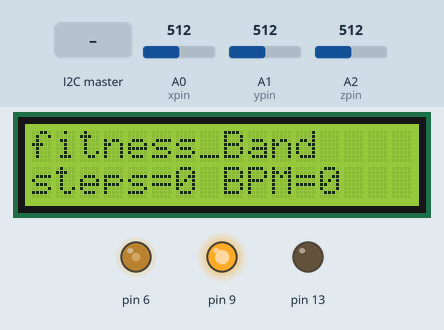
The sketch below on a simulated Arduino Uno, built with avr-gcc and run on an emulated ATmega328P. Shown: 16×2 character LCD, output pins drawn as LEDs (lit = HIGH). The inputs (shaded band) are chosen by the test bench; at power-on: A0 (xpin) = 512, A1 (ypin) = 512, A2 (zpin) = 512. What the sketch prints to the serial monitor is not drawn.

Above: at 1.3 s.
1.4 s: A0 (xpin) set to 716
At 2.8 s:
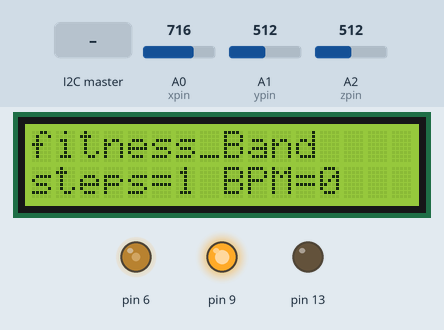
3.1 s: the I2C master sends the byte 2
At 4.2 s:
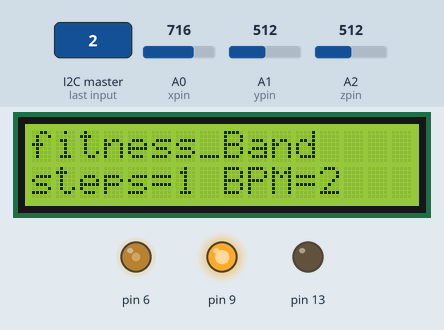
4.6 s: the I2C master sends the byte 90
At 6.1 s:
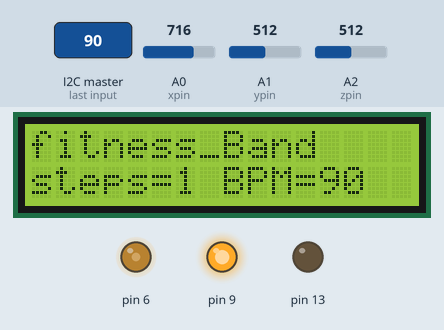
Timing chart, 0 to 7.6 s (numbered marks = the images above; inputs shaded):
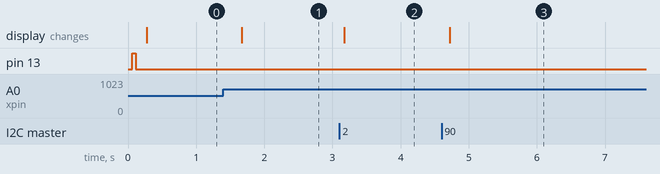

The sketch:

Fitness_Band.ino
```cpp
#include <LiquidCrystal.h>
#include <Wire.h>
char ch;
LiquidCrystal lcd(12, 11, 5, 4, 3, 2);
const int xpin=A0;
int ypin=A1;
int zpin=A2;
float threshhold=80.0;
float xval[15]={0};
float yval[15]={0};
float zval[15]={0};
float xavg;
float yavg;
float zavg;
int steps,flag=0,bpm=0;

void setup()
{Wire.begin(8);                // join i2c bus with address #8
  Wire.onReceive(receiveEvent); // register event

  Serial.begin(9600);
  pinMode(13,OUTPUT);
  analogWrite(6,100);
  analogWrite(9,28836);
  lcd.begin(16, 2);
  lcd.print("fitness_Band");
  calibrate();

}

void loop()
{ int acc=0;
  float totvect[15]={0};
  float totave[15]={0};
  float xaccl[15]={0};
  float yaccl[15]={0};
  float zaccl[15]={0};
  Serial.print(steps);

  for (int i=0;i<15;i++)
  {
    xaccl[i]=float(analogRead(xpin));
    delay(1);
    yaccl[i]=float(analogRead(ypin));
    delay(1);
    zaccl[i]=float(analogRead(zpin));
    delay(1);
    totvect[i] = sqrt(((xaccl[i]-xavg)* (xaccl[i]-xavg))+ ((yaccl[i] - yavg)*(yaccl[i] - yavg)) + ((zval[i] - zavg)*(zval[i] - zavg)));
    totave[i] = (totvect[i] + totvect[i-1]) / 2 ;
    delay(150);

    //cal steps
    if (totave[i]>threshhold && flag==0)
    {
       steps=steps+1;
       flag=1;
    }
    else if (totave[i] > threshhold && flag==1)
    {
        //do nothing
    }
    if (totave[i] <threshhold  && flag==1)
    {
      flag=0;
    }
   lcd.setCursor(0,1);
  //  Serial.print("steps=");
    //Serial.println(steps);
    lcd.print("steps=");
    lcd.print(steps);
  lcd.print(" ");
  lcd.print("BPM=");
    lcd.print(bpm);


  }
  delay(100);
}

void calibrate(){
  digitalWrite(13,HIGH);
  //Serial.println("Calibrating......");
  float sum=0;
  float sum1=0;
  float sum2=0;
  for (int i=0;i<15;i++)
  {
    xval[i]=float(analogRead(xpin));
    sum=xval[i]+sum;
  }
  delay(15);
  xavg=sum/15.0;
  Serial.println(xavg);
  for (int j=0;j<15;j++)
  {
    xval[j]=float(analogRead(xpin));
    sum1=xval[j]+sum1;
  }
  yavg=sum1/15.0;
  Serial.println(yavg);
  delay(15);
  for (int i=0;i<15;i++)
  {
    zval[i]=float(analogRead(zpin));
    sum2=zval[i]+sum2;
  }
  zavg=sum2/15.0;
  delay(15);
  Serial.println(zavg);
  digitalWrite(13,LOW);
  //Serial.println("Calibration Successful!");
  //delay(1500);

}
void receiveEvent(int howMany) {
   bpm = Wire.read();    // receive byte as an integer
  Serial.println(bpm);         // print the integer
}
```

Measured:
- after the input at 1.4 s, the display: changes after 0.27 s (image 1)
- after the input at 3.1 s, the display: changes after 0.07 s (image 2)
- after the input at 4.6 s, the display: changes after 0.12 s (image 3)
